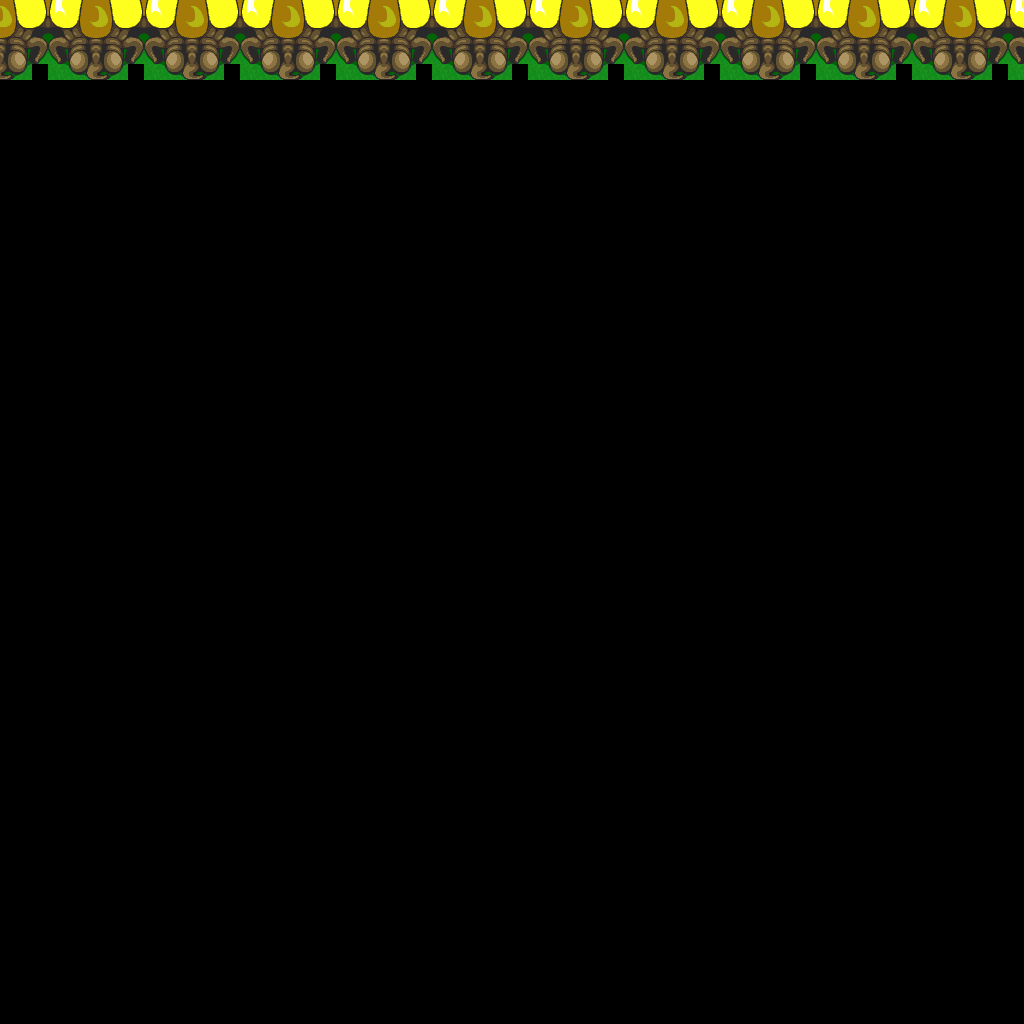

A level layout from a 2D game, rendered from its tile map. Below: a short description, then the map file with tile-grid data replaced by summaries:
An orthogonal 64x64 tile map with 16x16 px tiles, 1 tile layer (base), 1 hidden layer not drawn.

<map version="1.10" tiledversion="1.12.1" orientation="orthogonal" renderorder="right-down" width="64" height="64" tilewidth="16" tileheight="16" infinite="0" nextlayerid="3" nextobjectid="1">
 <tileset firstgid="1" source="../classiciphone_pics4.tsx" />
 <layer id="1" name="base" width="64" height="64">
  <data>[4096 cells, 309 non-empty, 29 distinct tile ids]</data>
 </layer>
 <layer id="2" name="collision" width="64" height="64" visible="0">
  <properties><property name="collision" value="true" /></properties>
  <data>[4096 cells, 298 non-empty, 1 distinct tile ids]</data>
 </layer>
</map>
